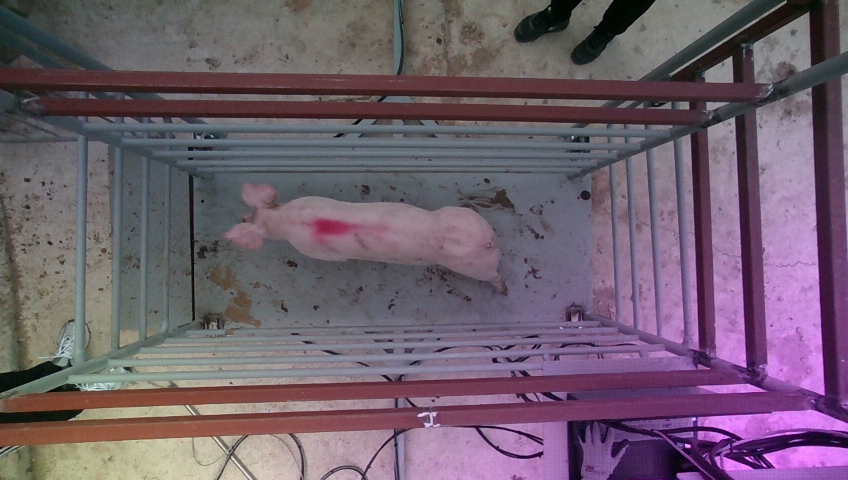
#> input picture 20220119_153241_RGB_3.png, 848 x 480 px
$ python 'import cv2.py'
#> lines starting #> are read from the running program, lines starting #| are printed output that depends on the picture; after the words box and inside, x2 and y2 are one past the last pixel; in counts of white or black regions, pixels touching at a corner belong together

import cv2
import numpy as np
import matplotlib.pyplot as plt
# 변경사항
# 변경사항

blk_size = 9        # 블럭 사이즈
C = 5               # 차감 상수
img = cv2.imread('20220119_153241_RGB_3.png', cv2.IMREAD_GRAYSCALE) # 그레이 스케일로  읽기
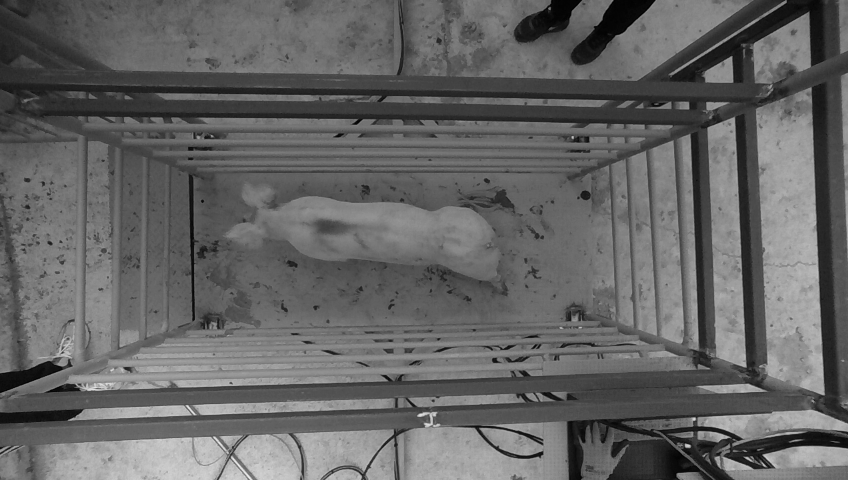
#> img: shape (480, 848); min 1, max 237, mean 100.4

# ---① 오츠의 알고리즘으로 단일 경계 값을 전체 이미지에 적용
ret, th1 = cv2.threshold(img, 0, 255, cv2.THRESH_BINARY | cv2.THRESH_OTSU)
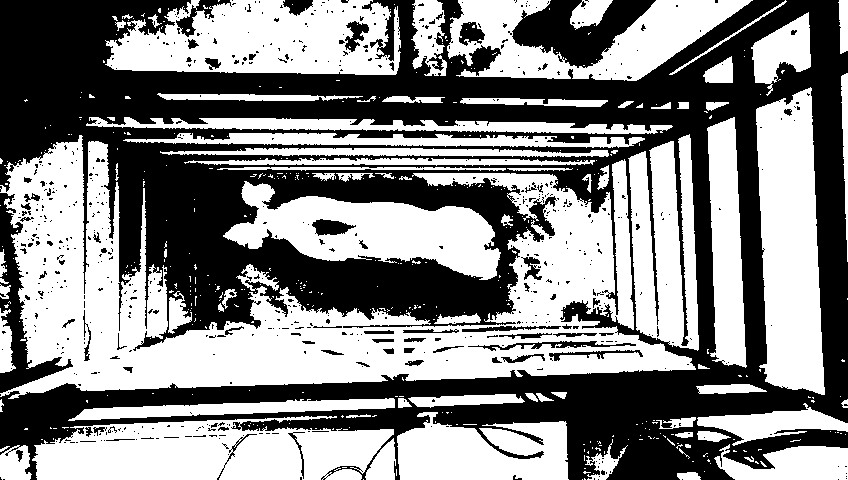
#> th1: shape (480, 848); 52.5% white; 678 black regions (608 under 20 px), largest, box (x1, y1, x2, y2) and area: (0, 0, 848, 480) 175684, (512, 0, 656, 68) 5080, (0, 193, 73, 393) 3532
#> ret = 98

# ---② 어뎁티드 쓰레시홀드를 평균과 가우시안 분포로 각각 적용
th2 = cv2.adaptiveThreshold(img, 255, cv2.ADAPTIVE_THRESH_MEAN_C,\
                                      cv2.THRESH_BINARY, blk_size, C)
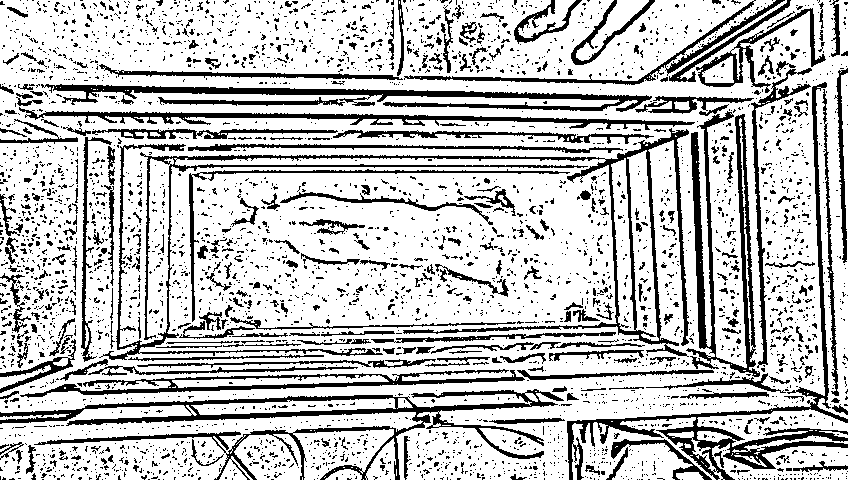
#> th2: shape (480, 848); 76% white; 3738 black regions (3385 under 20 px), largest, box (x1, y1, x2, y2) and area: (99, 128, 689, 360) 9182, (0, 389, 564, 480) 8208, (567, 82, 848, 480) 6553
th3 = cv2.adaptiveThreshold(img, 255, cv2.ADAPTIVE_THRESH_GAUSSIAN_C, \
                                     cv2.THRESH_BINARY, blk_size, C)
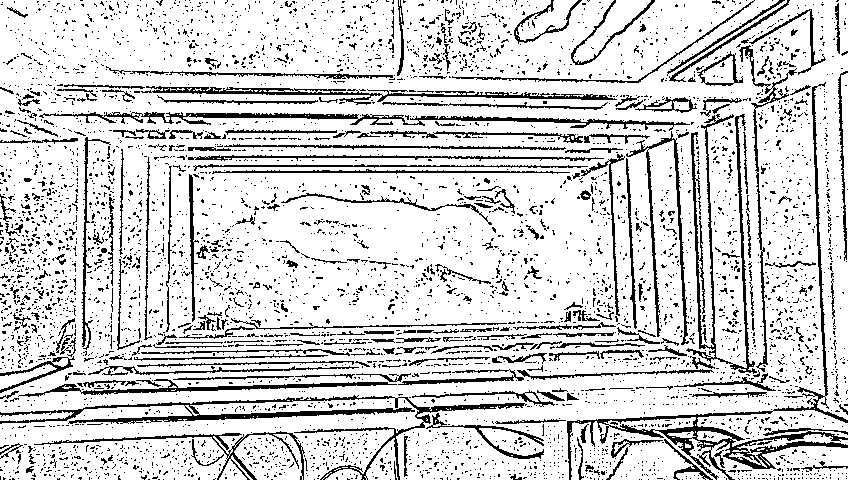
#> th3: shape (480, 848); 82.9% white; black in thin lines or dots

# ---③ 결과를 Matplot으로 출력
imgs = {'Original': img, 'Global-Otsu:%d'%ret:th1, \
        'Adapted-Mean':th2, 'Adapted-Gaussian': th3}
for i, (k, v) in enumerate(imgs.items()):
    plt.subplot(2,2,i+1)
    plt.title(k)
    plt.imshow(v,'gray')
    plt.xticks([]),plt.yticks([])
#> this loop made 4 passes
#> k on passes 1 to 4: 'Original', 'Global-Otsu:98', 'Adapted-Mean', 'Adapted-Gaussian'

plt.show()

$ run again, with 194107_RGB_3.png copied over 20220119_153241_RGB_3.png
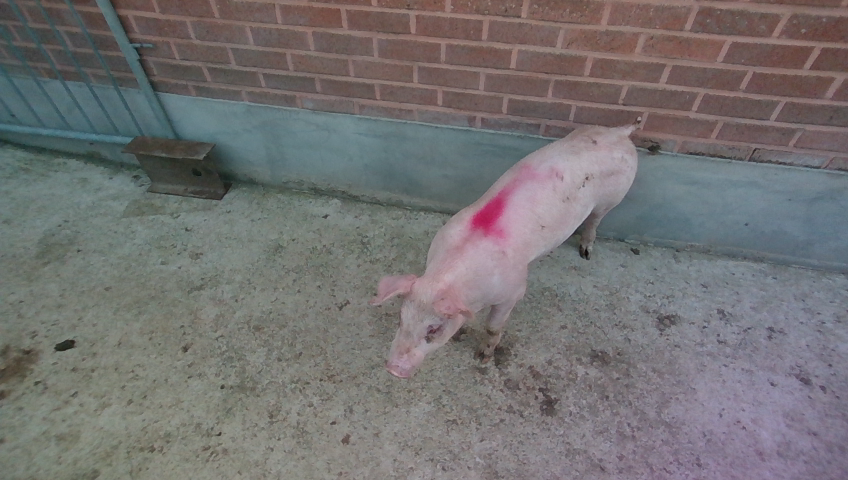
#> input picture 194107_RGB_3.png, 848 x 480 px
#> `ret, th1 = cv2.threshold(img, 0, 255, cv2.THRESH_BINARY | cv2.THRESH_O..`:
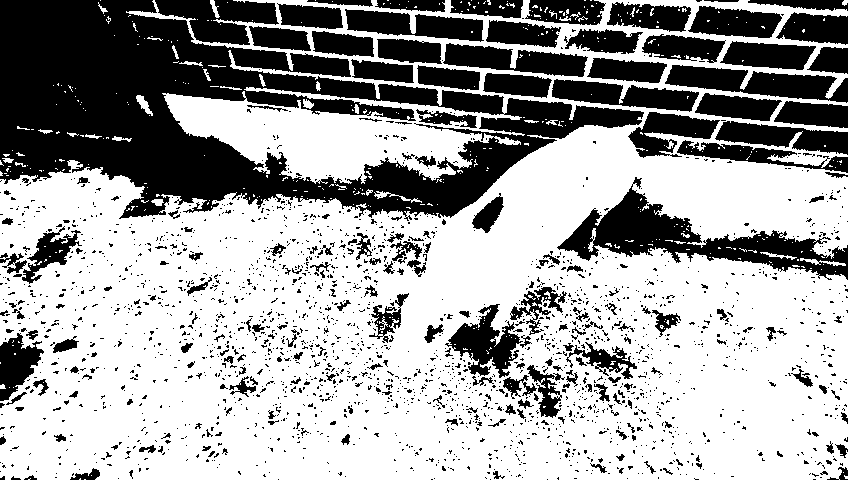
#> th1: shape (480, 848); 63.9% white; 2259 black regions (2040 under 20 px), largest, box (x1, y1, x2, y2) and area: (0, 0, 644, 221) 60675, (557, 177, 848, 280) 8740, (665, 65, 848, 103) 3738
#> ret = 108
#> th2: shape (480, 848); 79.1% white; black in thin lines or dots
#> `th3 = cv2.adaptiveThreshold(img, 255, cv2.ADAPTIVE_THRESH_GAUSSIAN_C, ..`:
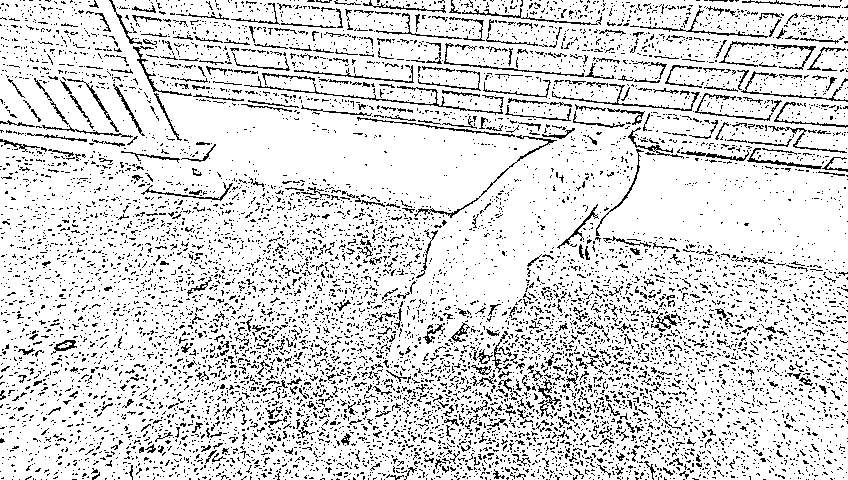
#> th3: shape (480, 848); 85.6% white; black in thin lines or dots
#> the loop `for i, (k, v) in enumerate(imgs.items()):` made 4 passes
#> k on passes 1 to 4: 'Original', 'Global-Otsu:108', 'Adapted-Mean', 'Adapted-Gaussian'
